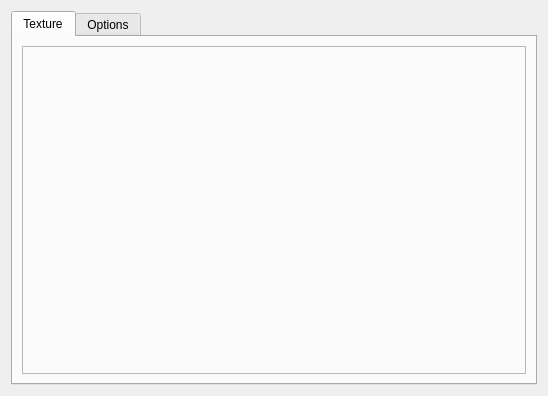
<?xml version="1.0" encoding="UTF-8"?>
<ui version="4.0">
 <author>
    SPDX-FileCopyrightText: none
    SPDX-License-Identifier: GPL-3.0-or-later
  </author>
 <class>KisWdgTextureChooser</class>
 <widget class="QWidget" name="KisWdgTextureChooser">
  <property name="geometry">
   <rect>
    <x>0</x>
    <y>0</y>
    <width>548</width>
    <height>396</height>
   </rect>
  </property>
  <layout class="QGridLayout" name="gridLayout_3">
   <item row="0" column="0">
    <widget class="QTabWidget" name="tabWidget">
     <property name="sizePolicy">
      <sizepolicy hsizetype="Preferred" vsizetype="Expanding">
       <horstretch>0</horstretch>
       <verstretch>0</verstretch>
      </sizepolicy>
     </property>
     <property name="currentIndex">
      <number>0</number>
     </property>
     <widget class="QWidget" name="textureTab">
      <attribute name="title">
       <string>Texture</string>
      </attribute>
      <layout class="QVBoxLayout" name="verticalLayout_2">
       <item>
        <widget class="KisPatternChooser" name="textureSelectorWidget">
         <property name="sizePolicy">
          <sizepolicy hsizetype="MinimumExpanding" vsizetype="Preferred">
           <horstretch>0</horstretch>
           <verstretch>0</verstretch>
          </sizepolicy>
         </property>
         <property name="frameShape">
          <enum>QFrame::StyledPanel</enum>
         </property>
         <property name="frameShadow">
          <enum>QFrame::Plain</enum>
         </property>
         <property name="lineWidth">
          <number>0</number>
         </property>
        </widget>
       </item>
      </layout>
     </widget>
     <widget class="QWidget" name="textureOptionsTab">
      <attribute name="title">
       <string>Options</string>
      </attribute>
      <layout class="QVBoxLayout" name="verticalLayout_3">
       <item>
        <layout class="QVBoxLayout" name="verticalLayout">
         <item>
          <layout class="QGridLayout" name="gridLayout_2">
           <item row="3" column="0">
            <widget class="QLabel" name="lblAngle">
             <property name="sizePolicy">
              <sizepolicy hsizetype="Minimum" vsizetype="Minimum">
               <horstretch>0</horstretch>
               <verstretch>0</verstretch>
              </sizepolicy>
             </property>
             <property name="text">
              <string>Contrast: </string>
             </property>
             <property name="alignment">
              <set>Qt::AlignRight|Qt::AlignTrailing|Qt::AlignVCenter</set>
             </property>
            </widget>
           </item>
           <item row="4" column="0">
            <widget class="QLabel" name="lblNeutralPoint">
             <property name="text">
              <string>Neutral point: </string>
             </property>
             <property name="alignment">
              <set>Qt::AlignRight|Qt::AlignTrailing|Qt::AlignVCenter</set>
             </property>
            </widget>
           </item>
           <item row="2" column="0">
            <widget class="QLabel" name="lblRatio">
             <property name="sizePolicy">
              <sizepolicy hsizetype="Minimum" vsizetype="Preferred">
               <horstretch>0</horstretch>
               <verstretch>0</verstretch>
              </sizepolicy>
             </property>
             <property name="text">
              <string>Brightness: </string>
             </property>
             <property name="alignment">
              <set>Qt::AlignRight|Qt::AlignTrailing|Qt::AlignVCenter</set>
             </property>
            </widget>
           </item>
           <item row="1" column="0">
            <widget class="QLabel" name="lblDiameter">
             <property name="sizePolicy">
              <sizepolicy hsizetype="Minimum" vsizetype="Minimum">
               <horstretch>0</horstretch>
               <verstretch>0</verstretch>
              </sizepolicy>
             </property>
             <property name="text">
              <string>Scale: </string>
             </property>
             <property name="alignment">
              <set>Qt::AlignRight|Qt::AlignTrailing|Qt::AlignVCenter</set>
             </property>
            </widget>
           </item>
           <item row="5" column="1">
            <widget class="QComboBox" name="cmbCutoffPolicy">
             <property name="sizePolicy">
              <sizepolicy hsizetype="Preferred" vsizetype="Preferred">
               <horstretch>0</horstretch>
               <verstretch>0</verstretch>
              </sizepolicy>
             </property>
            </widget>
           </item>
           <item row="5" column="0">
            <widget class="QLabel" name="lblSpacing">
             <property name="sizePolicy">
              <sizepolicy hsizetype="Minimum" vsizetype="Minimum">
               <horstretch>0</horstretch>
               <verstretch>0</verstretch>
              </sizepolicy>
             </property>
             <property name="text">
              <string>Cutoff Policy:</string>
             </property>
             <property name="alignment">
              <set>Qt::AlignRight|Qt::AlignTrailing|Qt::AlignVCenter</set>
             </property>
            </widget>
           </item>
           <item row="0" column="0">
            <widget class="QLabel" name="lblDensity">
             <property name="sizePolicy">
              <sizepolicy hsizetype="Fixed" vsizetype="Minimum">
               <horstretch>0</horstretch>
               <verstretch>0</verstretch>
              </sizepolicy>
             </property>
             <property name="text">
              <string>Texturing Mode:</string>
             </property>
             <property name="alignment">
              <set>Qt::AlignRight|Qt::AlignTrailing|Qt::AlignVCenter</set>
             </property>
            </widget>
           </item>
           <item row="4" column="1">
            <widget class="KisDoubleSliderSpinBox" name="neutralPointSlider"/>
           </item>
           <item row="1" column="1">
            <widget class="KisMultipliersDoubleSliderSpinBox" name="scaleSlider" native="true"/>
           </item>
           <item row="6" column="0">
            <widget class="QLabel" name="lblSpacing_2">
             <property name="sizePolicy">
              <sizepolicy hsizetype="Minimum" vsizetype="Minimum">
               <horstretch>0</horstretch>
               <verstretch>0</verstretch>
              </sizepolicy>
             </property>
             <property name="text">
              <string comment="Texture lightness range cutoff range slider">Cutoff:</string>
             </property>
             <property name="alignment">
              <set>Qt::AlignRight|Qt::AlignTrailing|Qt::AlignVCenter</set>
             </property>
            </widget>
           </item>
           <item row="3" column="1">
            <widget class="KisDoubleSliderSpinBox" name="contrastSlider"/>
           </item>
           <item row="2" column="1">
            <widget class="KisDoubleSliderSpinBox" name="brightnessSlider"/>
           </item>
           <item row="6" column="1">
            <widget class="KisInputLevelsSlider" name="cutoffSlider" native="true">
             <property name="text" stdset="0">
              <string>PushButton</string>
             </property>
            </widget>
           </item>
           <item row="0" column="1">
            <layout class="QHBoxLayout" name="horizontalLayout_3" stretch="1,0">
             <property name="spacing">
              <number>5</number>
             </property>
             <item>
              <widget class="QComboBox" name="cmbTexturingMode">
               <property name="sizePolicy">
                <sizepolicy hsizetype="Preferred" vsizetype="Preferred">
                 <horstretch>0</horstretch>
                 <verstretch>0</verstretch>
                </sizepolicy>
               </property>
              </widget>
             </item>
             <item>
              <widget class="QCheckBox" name="checkBoxSoftTexturing">
               <property name="toolTip">
                <string>Apply less texture when the strength is lower. Use this option if you want the brush to transition between un-textured and textured appearance</string>
               </property>
               <property name="text">
                <string>Soft texturing</string>
               </property>
              </widget>
             </item>
            </layout>
           </item>
          </layout>
         </item>
         <item>
          <layout class="QGridLayout" name="gridLayout">
           <item row="1" column="1">
            <widget class="KisSliderSpinBox" name="offsetSliderY"/>
           </item>
           <item row="1" column="0">
            <widget class="QLabel" name="lblRandomness">
             <property name="sizePolicy">
              <sizepolicy hsizetype="Minimum" vsizetype="Preferred">
               <horstretch>0</horstretch>
               <verstretch>0</verstretch>
              </sizepolicy>
             </property>
             <property name="text">
              <string>Vertical Offset:</string>
             </property>
             <property name="alignment">
              <set>Qt::AlignRight|Qt::AlignTrailing|Qt::AlignVCenter</set>
             </property>
            </widget>
           </item>
           <item row="4" column="1">
            <spacer name="verticalSpacer">
             <property name="orientation">
              <enum>Qt::Vertical</enum>
             </property>
             <property name="sizeHint" stdset="0">
              <size>
               <width>20</width>
               <height>40</height>
              </size>
             </property>
            </spacer>
           </item>
           <item row="1" column="2">
            <widget class="QCheckBox" name="randomOffsetY">
             <property name="text">
              <string>Random Offset</string>
             </property>
            </widget>
           </item>
           <item row="0" column="2">
            <widget class="QCheckBox" name="randomOffsetX">
             <property name="sizePolicy">
              <sizepolicy hsizetype="Fixed" vsizetype="Fixed">
               <horstretch>0</horstretch>
               <verstretch>0</verstretch>
              </sizepolicy>
             </property>
             <property name="text">
              <string>Random Offset</string>
             </property>
            </widget>
           </item>
           <item row="0" column="0">
            <widget class="QLabel" name="lblSpikes">
             <property name="sizePolicy">
              <sizepolicy hsizetype="Fixed" vsizetype="Preferred">
               <horstretch>0</horstretch>
               <verstretch>0</verstretch>
              </sizepolicy>
             </property>
             <property name="text">
              <string>Horizontal Offset:</string>
             </property>
             <property name="alignment">
              <set>Qt::AlignRight|Qt::AlignTrailing|Qt::AlignVCenter</set>
             </property>
            </widget>
           </item>
           <item row="2" column="1">
            <widget class="QCheckBox" name="chkInvert">
             <property name="toolTip">
              <string>The border of the brush will be smoothed to avoid aliasing</string>
             </property>
             <property name="text">
              <string>Invert Pattern</string>
             </property>
            </widget>
           </item>
           <item row="0" column="1">
            <widget class="KisSliderSpinBox" name="offsetSliderX"/>
           </item>
           <item row="3" column="1">
            <widget class="QCheckBox" name="chkAutoInvertOnErase">
             <property name="text">
              <string>Auto Invert For Eraser</string>
             </property>
            </widget>
           </item>
          </layout>
         </item>
        </layout>
       </item>
      </layout>
     </widget>
    </widget>
   </item>
  </layout>
 </widget>
 <customwidgets>
  <customwidget>
   <class>KisDoubleSliderSpinBox</class>
   <extends>QDoubleSpinBox</extends>
   <header location="global">kis_slider_spin_box.h</header>
   <container>1</container>
  </customwidget>
  <customwidget>
   <class>KisSliderSpinBox</class>
   <extends>QSpinBox</extends>
   <header location="global">kis_slider_spin_box.h</header>
   <container>1</container>
  </customwidget>
  <customwidget>
   <class>KisPatternChooser</class>
   <extends>QFrame</extends>
   <header location="global">kis_pattern_chooser.h</header>
   <container>1</container>
  </customwidget>
  <customwidget>
   <class>KisInputLevelsSlider</class>
   <extends>QWidget</extends>
   <header>KisLevelsSlider.h</header>
   <container>1</container>
  </customwidget>
  <customwidget>
   <class>KisMultipliersDoubleSliderSpinBox</class>
   <extends>QWidget</extends>
   <header>kis_multipliers_double_slider_spinbox.h</header>
   <container>1</container>
  </customwidget>
 </customwidgets>
 <resources/>
 <connections/>
</ui>
